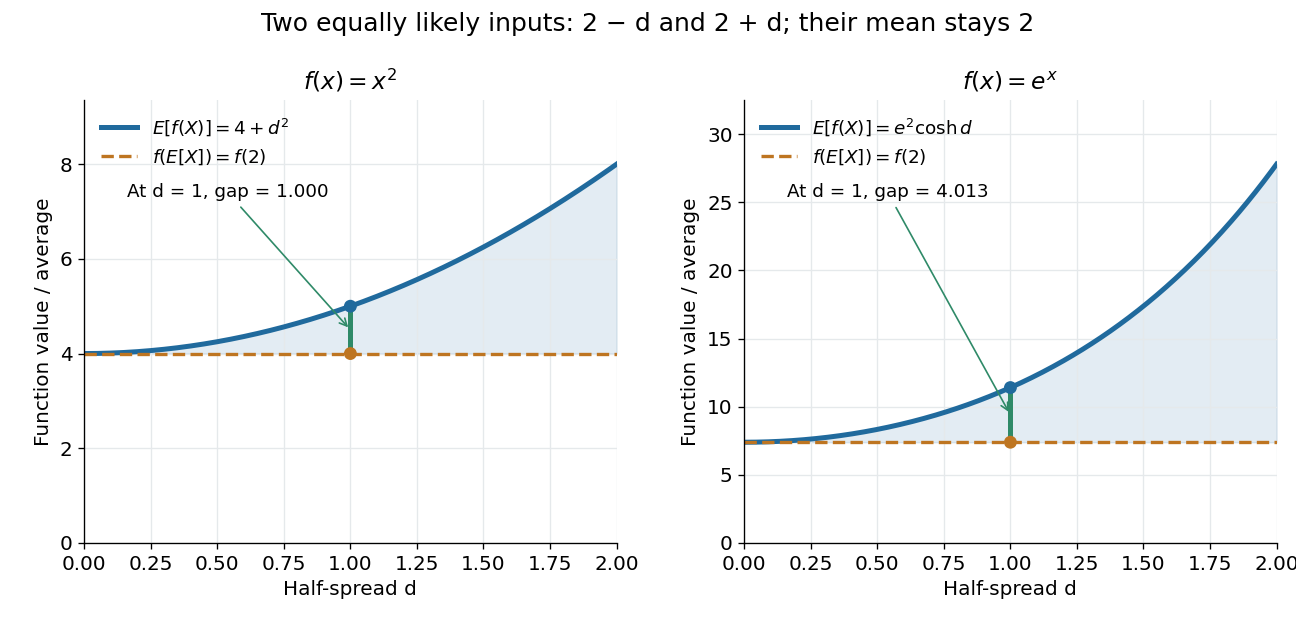

Generate this figure with Python:
"""Render two exact two-point Jensen inequalities, with a fixed mean, to cwd."""

from pathlib import Path

import matplotlib.pyplot as plt
import numpy as np


def main():
    d = np.linspace(0, 2, 401)
    mean = 2.0
    square_average = ((mean - d) ** 2 + (mean + d) ** 2) / 2
    exp_average = (np.exp(mean - d) + np.exp(mean + d)) / 2
    assert np.allclose(square_average - mean**2, d**2)
    assert np.allclose(exp_average, np.exp(mean) * np.cosh(d))
    assert np.isclose(0.25 * 1**2 + 0.75 * 3**2 - (0.25 * 1 + 0.75 * 3)**2, 0.75)
    plt.rcParams.update({"font.size": 12, "axes.titlesize": 14})
    fig, axes = plt.subplots(1, 2, figsize=(10.8, 5.2), dpi=120, facecolor="white")
    curves = [(square_average, mean**2, r"$f(x)=x^2$", r"$E[f(X)]=4+d^2$"),
              (exp_average, np.exp(mean), r"$f(x)=e^x$", r"$E[f(X)]=e^2\cosh d$")]
    for ax, (average, baseline, title, label) in zip(axes, curves):
        ax.plot(d, average, color="#206a9d", lw=3, label=label)
        ax.axhline(baseline, color="#be7521", lw=2, linestyle="--",
                   label=r"$f(E[X])=f(2)$")
        ax.fill_between(d, baseline, average, color="#206a9d", alpha=0.12)
        height = float(np.interp(1, d, average))
        ax.plot([1, 1], [baseline, height], color="#2f8a68", lw=3)
        ax.scatter([1, 1], [baseline, height], color=["#be7521", "#206a9d"],
                   s=45, zorder=4)
        ax.annotate(f"At d = 1, gap = {height - baseline:.3f}",
                    xy=(1, (baseline + height) / 2), xytext=(0.08, 0.78),
                    textcoords="axes fraction", fontsize=11,
                    arrowprops={"arrowstyle": "->", "color": "#2f8a68"})
        ax.set(xlim=(0, 2), ylim=(0, max(average) * 1.17),
               title=title, xlabel="Half-spread d", ylabel="Function value / average")
        ax.legend(loc="upper left", frameon=False, fontsize=11)
        ax.grid(color="#e5e9eb")
        ax.spines[["top", "right"]].set_visible(False)
    fig.suptitle("Two equally likely inputs: 2 − d and 2 + d; their mean stays 2", fontsize=15)
    fig.subplots_adjust(left=0.065, right=0.985, top=0.84, bottom=0.13, wspace=0.24)
    fig.savefig(Path.cwd() / Path(__file__).with_suffix(".png").name,
                facecolor="white", transparent=False)
    plt.close(fig)


if __name__ == "__main__":
    main()
